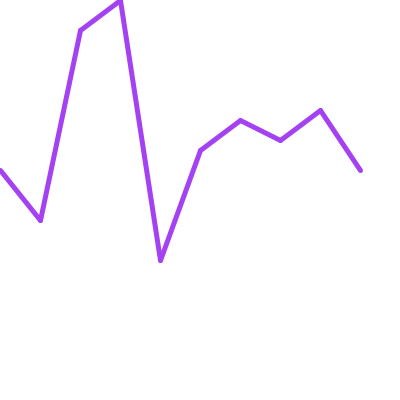
Frame 1 (no input)
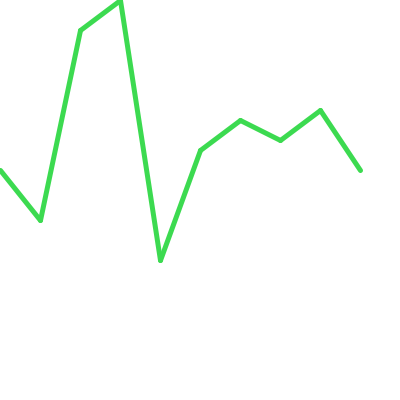
Frame 2 (the mouse pressed at the canvas centre, redrawn once)

The Processing sketch that drew these frames (run headless with seeded random() and noise(); the mouse was pressed at the canvas centre and the sketch redrawn once):

// Processing sketch: processing_166754
// ── processing_166754.pde

float[] graphNums = {
  17, 22, 3, 0, 26, 15, 12, 14, 11, 17
};
 
void setup() {
  size(400, 400);
}
 
void draw() {
  background(255);
  stroke(random(255),random(255),random(255));
  strokeWeight(5);
  for (int i = 0; i < graphNums.length-1; i++) {
    float x1 = i * 40;
    float y1 =  (graphNums[i] * 10);
    float x2 = (i+1) * 40;
    float y2 =  (graphNums[i+1] * 10);
    line(x1, y1, x2, y2);
  }
  noLoop();
}
